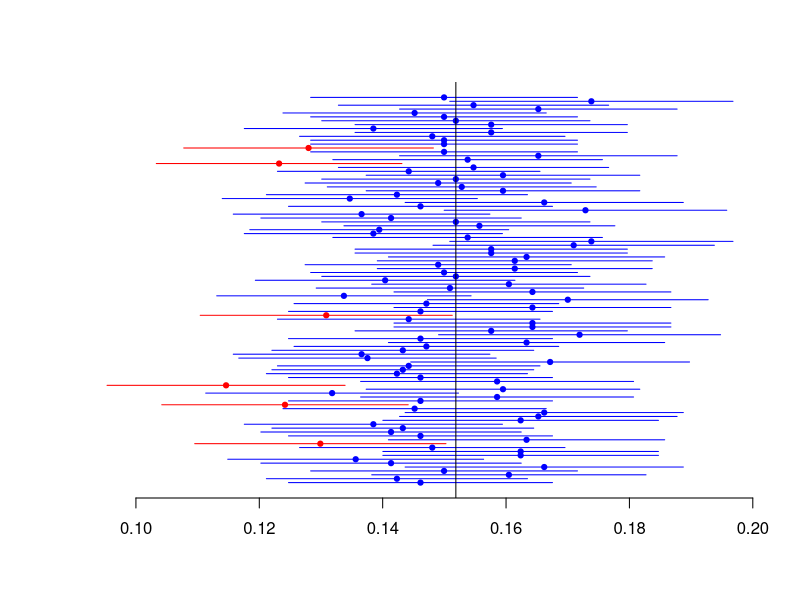
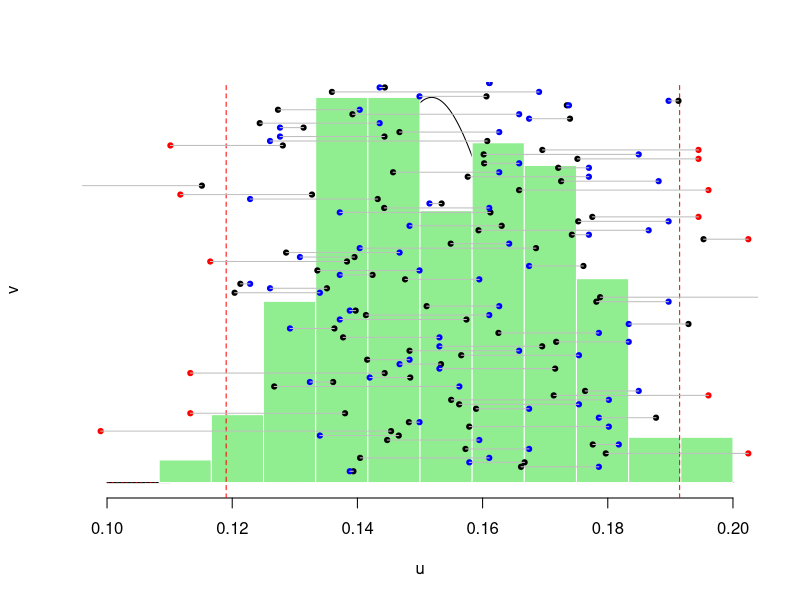

R code for these plots, in order:
rm(list=ls())
xbar <- 159
n <- 1047
ns <- 100
M = matrix(rbinom(n*ns,size=1,prob=xbar/n),nrow=n)

fIC = function(x) mean(x) + c(-1,1)*1.96*sqrt(mean(x)*(1-mean(x)))/sqrt(n)
#Function to calculate the interval of Confidence
IC = t(apply(M,2,fIC)) 
#Matrix of Values for the Interval of Confidence for each of the 100 measures
MN = apply(M,2,mean)
#list of 100 values each being the mean 

k = (xbar/n<IC[,1])|(xbar/n>IC[,2]) 
# logicasl set of values for the different measures in case these fall within the Confidence Interval
plot(MN,1:ns,xlim=range(IC),axes=FALSE,xlab="",ylab="",pch=19,cex=.7, col=c("blue","red")[1+k])
# expression c("blue","red")[1+k] determines de color of the plot depending on the value of
# k which was a logical expression, but which turn to a number 1 or 2 when adding k+1
axis(1)
segments(IC[,1],1:ns,IC[,2],1:ns,col=c("blue","red")[1+k])
abline(v=xbar/n)

#Now for the Bayesian Confidence Interval
u=seq(.1,.2,length=501)
v=dbeta(u,1+xbar,1+n-xbar)
plot(u,v,axes=FALSE,type="l")
I=u<qbeta(.025,1+xbar,1+n-xbar)
polygon(c(u[I],rev(u[I])),c(v[I],rep(0,sum(I))),col="red",density=30,border=NA)
I=u>qbeta(.975,1+xbar,1+n-xbar)
polygon(c(u[I],rev(u[I])),c(v[I],rep(0,sum(I))),col="red",density=30,border=NA)
axis(1)

pk <- rbeta(ns,1+xbar,1+n-xbar)
par(new=TRUE)
hist(pk,prob=TRUE,col="light green",border="white",axes=FALSE,main="",xlab="",ylab="",lwd=3,xlim=c(.12,.18))

M=matrix(rbinom(n*ns,size=1,prob=rep(pk,each=n)),nrow=n)
MN=apply(M,2,mean)

abline(v=qbeta(c(.025,.975),1+xbar,1+n-xbar),col="red",lty=2)
points(pk,seq(1,40,length=ns),pch=19,cex=.7)
k=(MN<qbeta(.025,1+xbar,1+n-xbar))|(MN>qbeta(.975,1+xbar,1+n-xbar))
points(MN,seq(1,40,length=ns),pch=19,cex=.7,col=c("blue","red")[1+k])
segments(MN,seq(1,40,length=ns),pk,seq(1,40,length=ns),col="grey")

